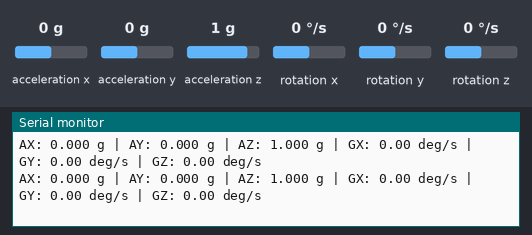
The sketch below on a simulated ESP32. Shown: the last lines printed to the serial monitor. Wiring (inferred from the names in the program): MPU-6050 motion sensor at I2C address 0x68. The inputs (shaded band) are chosen by the test bench; at power-on: acceleration x 0 g, acceleration y 0 g, acceleration z 1 g, rotation x 0 °/s, rotation y 0 °/s, rotation z 0 °/s.

Above: at 2.3 s.
2.4 s: acceleration x set to -1.4 g
At 2.69 s:
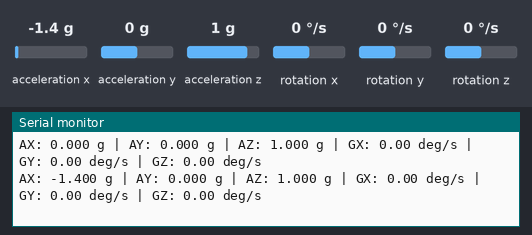
3.9 s: acceleration y set to -1.4 g
At 3.91 s:
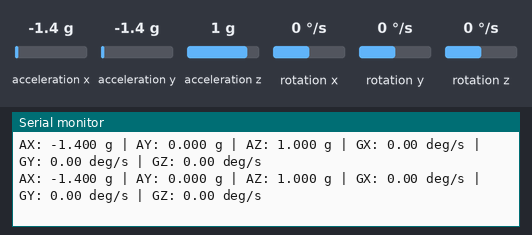
5.4 s: acceleration z set to -1.4 g
At 5.55 s:
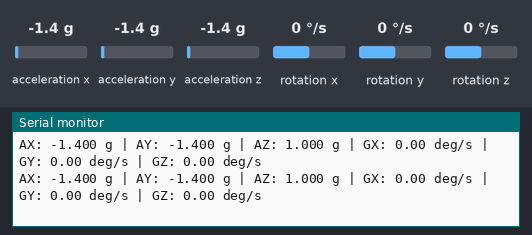
6.9 s: rotation x set to -192 °/s
At 6.97 s:
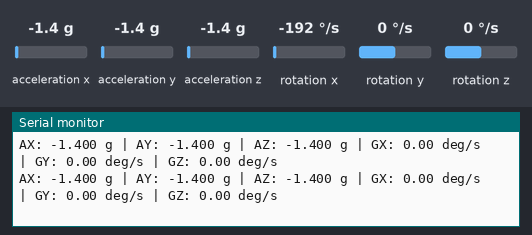
8.4 s: rotation y set to -192 °/s
At 8.41 s:
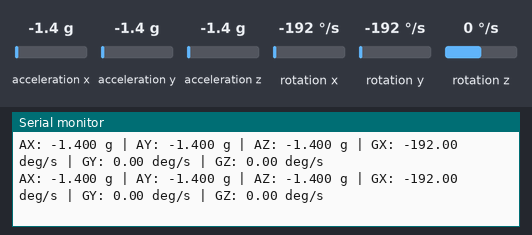

Measured:
- after the input at 2.4 s, the serial monitor: prints a new line after 0.13 s (image 1)

The sketch:

mpu6050_data_test.ino.ino
```cpp
#include <Wire.h>

constexpr uint8_t MPU6050_ADDRESS = 0x68;
constexpr uint8_t SDA_PIN = 21;
constexpr uint8_t SCL_PIN = 22;

constexpr uint8_t POWER_MANAGEMENT_REGISTER = 0x6B;
constexpr uint8_t ACCEL_DATA_REGISTER = 0x3B;

void writeRegister(uint8_t registerAddress, uint8_t value) {
  Wire.beginTransmission(MPU6050_ADDRESS);
  Wire.write(registerAddress);
  Wire.write(value);
  Wire.endTransmission();
}

bool readMotionData(
  int16_t &accelX,
  int16_t &accelY,
  int16_t &accelZ,
  int16_t &gyroX,
  int16_t &gyroY,
  int16_t &gyroZ
) {
  Wire.beginTransmission(MPU6050_ADDRESS);
  Wire.write(ACCEL_DATA_REGISTER);

  if (Wire.endTransmission(false) != 0) {
    return false;
  }

  const uint8_t bytesRequested = 14;
  const uint8_t bytesReceived =
    Wire.requestFrom(MPU6050_ADDRESS, bytesRequested, true);

  if (bytesReceived != bytesRequested) {
    return false;
  }

  accelX = (Wire.read() << 8) | Wire.read();
  accelY = (Wire.read() << 8) | Wire.read();
  accelZ = (Wire.read() << 8) | Wire.read();

  Wire.read();
  Wire.read();

  gyroX = (Wire.read() << 8) | Wire.read();
  gyroY = (Wire.read() << 8) | Wire.read();
  gyroZ = (Wire.read() << 8) | Wire.read();

  return true;
}

void setup() {
  Serial.begin(115200);
  delay(1000);

  Wire.begin(SDA_PIN, SCL_PIN);

  writeRegister(POWER_MANAGEMENT_REGISTER, 0x00);
  delay(100);

  Serial.println();
  Serial.println("MPU6050 motion data test");
}

void loop() {
  int16_t rawAccelX;
  int16_t rawAccelY;
  int16_t rawAccelZ;
  int16_t rawGyroX;
  int16_t rawGyroY;
  int16_t rawGyroZ;

  if (!readMotionData(
        rawAccelX,
        rawAccelY,
        rawAccelZ,
        rawGyroX,
        rawGyroY,
        rawGyroZ
      )) {
    Serial.println("Error reading MPU6050 data.");
    delay(500);
    return;
  }

  const float accelX = rawAccelX / 16384.0f;
  const float accelY = rawAccelY / 16384.0f;
  const float accelZ = rawAccelZ / 16384.0f;

  const float gyroX = rawGyroX / 131.0f;
  const float gyroY = rawGyroY / 131.0f;
  const float gyroZ = rawGyroZ / 131.0f;

  Serial.print("AX: ");
  Serial.print(accelX, 3);
  Serial.print(" g | AY: ");
  Serial.print(accelY, 3);
  Serial.print(" g | AZ: ");
  Serial.print(accelZ, 3);

  Serial.print(" g | GX: ");
  Serial.print(gyroX, 2);
  Serial.print(" deg/s | GY: ");
  Serial.print(gyroY, 2);
  Serial.print(" deg/s | GZ: ");
  Serial.print(gyroZ, 2);
  Serial.println(" deg/s");

  delay(200);
}
```
